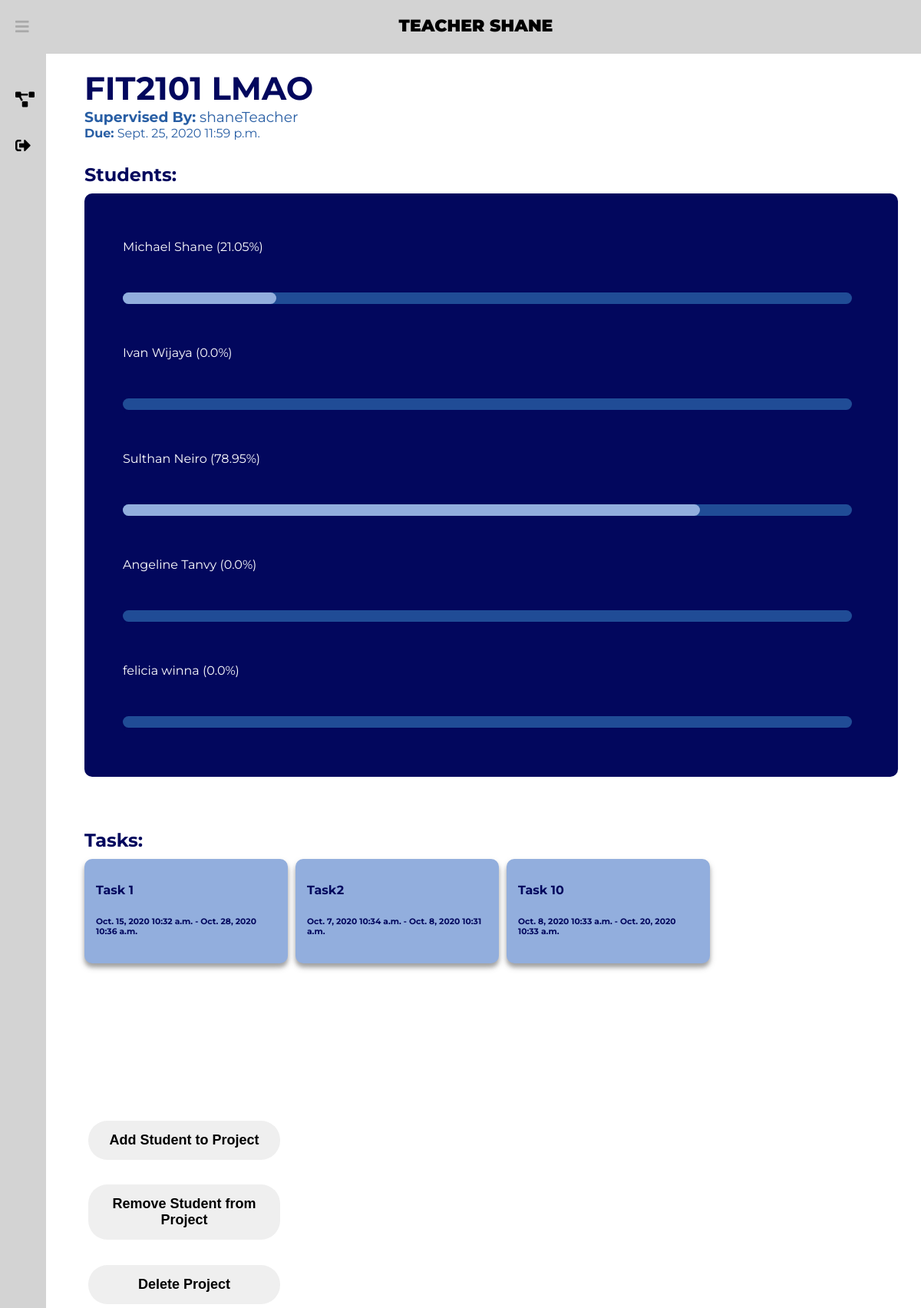
The page /dashboard/project-info/7/ (signed in) on the database its author committed.
### projects/models.py (models this page shows, shortened)
class Project(models.Model):
    title = models.CharField(max_length=100)
    due_date = models.DateField()
    due_time = models.TimeField()
    supervisor = models.ForeignKey(User, default=None, on_delete=models.SET_DEFAULT)
    class Meta:
        constraints = [models.UniqueConstraint(fields=['title', 'supervisor'], name="unique title")]
        verbose_name = "Project"

class Task(models.Model):
    taskname = models.CharField(max_length=50)
    taskdesc = models.TextField(max_length=500)
    sourceproject = models.ForeignKey(Project, default=None, on_delete=models.CASCADE)
    task_done = models.BooleanField(default=False)
    start_date = models.DateField(default=None)
    start_time = models.TimeField(default=None)
    due_date = models.DateField(default=None)
    due_time = models.TimeField(default=None)
    difficulty = models.PositiveIntegerField(default=1)
    class Meta:
        verbose_name = "Task"
    def __str__(self):
        return str(self.taskname)

### projects/views.py (the view)
# urls.py: path('dashboard/project-info/<int:project>/', project_views.project_info, name='project-info'),
@login_required(login_url="/signin")
def project_info(response, project):
    student_names = []
    students = []
    times = []
    prop = []
    project = Project.objects.filter(pk=project)[0]
    projectStudents = ProjectStudents.objects.filter(project=project)
    tasks = Task.objects.filter(sourceproject=project.id)
    if response.user.is_staff:
        AccountType = "Teacher"
    else:
        AccountType = "Student"
    if len(projectStudents) > 0:
        for i in projectStudents:
            student_names.append(i.student.get_full_name())
            students.append(i.student)
    for student in students:
        total_time = 0
        studentTasks = TaskStudents.objects.filter(student=student)
        for studentTask in studentTasks:
            task = studentTask.task
            if task.sourceproject == project:
                total_time += studentTask.time * task.difficulty * 0.2
        times.append(total_time)
    total_time = sum(times)
    for i in range(len(times)):
        if total_time > 0:
            prop.append(round(times[i] / total_time * 100, 2))
        else:
            prop.append(0)
    for i in range(len(student_names)):
        student_names[i] = student_names[i] + " (" + str(prop[i]) + "%)"
    data = zip(student_names, prop)
    arg = {"FirstName": response.user.first_name.capitalize,
           "FullName": response.user.get_full_name,
           "Project": project,
           "Data": data,
           "AccountType": AccountType,
           "Tasks": tasks,
           "checkTeacher": response.user.is_staff
           }
    response.session['project_id'] = project.title
    response.session['project_redirect'] = project.id
    r = close_project(response, project.id)
    if r:
        return redirect('/dashboard')
    return render(response, "ProjectInfo.html", arg)

### projects/views.py (called while the page is built)
@login_required(login_url="/signin")
def close_project(response, project):
    project = Project.objects.filter(pk=project)[0]
    curr = Project.objects.filter(id=project.id)[0]
    retVal = False
    if response.method == 'GET':
        if response.GET.get('yesbtn'):
            curr.delete()
            retVal = True
    return retVal

### projects/templates/ProjectInfo.html (shortened to what this page needs)
<!DOCTYPE html>
<html lang="en">
{% extends 'newbase.html' %}
{% load static %}
{% block content %}
<body>
<link rel="stylesheet" type="text/css" href="{% static 'projectinfo/projectinfo.css' %}">
{% block header %} {{ AccountType }} {{ FirstName }} {% endblock %}
<div class="container">
    <div class="Project">
        <h1 id="projectTitle"><a>{{ Project.title }}</a></h1>
        <h3 id ="projectDesc"><b>Supervised By:</b> {{ Project.supervisor }}</h3>
        <h4 id ="projectDesc"><b>Due:</b> {{ Project.due_date }} {{ Project.due_time }}</h4>
        <h4 id="subtitle">Students:</h4>
        <div class = "studentContribution">
            {% for student, time in Data %}
            <ul>
                <li>{{student}}</li>
                <li id="percentBar"><div class="movingBar" style="width: calc(100% * {{time}} / 105);"></div>|</li>
            </ul>
            {% endfor %}
        </div>
        <br><br>
        <h3 id="subtitle"> Tasks: </h3>
        <div class="grid-container">
        {% for t in Tasks %}
            <a id="box" href="/dashboard/task-info/{{ t.id }}/">
                <div class="grid-item">
                    <h4>{{ t }}</h4>
                    <h6>{{ t.start_date }} {{ t.start_time }} - {{ t.due_date }} {{ t.due_time }}</h6>
                </div>
            </a>
        {% endfor %}
        </div>
    {% if checkTeacher == True %}
        <button onclick="location.href = '/dashboard/assign-students/' + {{ Project.id }} +'/'">
                Add Student to Project
        </button>
        <button onclick="location.href = '/dashboard/remove-students/' + {{ Project.id }} +'/'">
            Remove Student from Project
        </button>
        <button id="deleteProject" style="display: {{ button_display }};">
            Delete Project
        </button>
    {% endif %}
    </div>
</div>
</body>
{% endblock %}

### main/static/newbase/newbase.css (style rules this page uses)
body { margin: 0; padding: 0; font-family: Roboto, sans-serif; }

### projects/static/projectinfo/projectinfo.css (style rules this page uses)
.container { margin-top: 70px; margin-left: 300px; }
body { font-family: 'Montserrat', sans-serif; color: rgba(2, 7, 93, 1); }
#projectTitle { font-weight: bold; font-size: 42px; margin: 0 0 0 0; }
#projectDesc { font-weight: 400; margin: 0 0 0 0; color: rgba(40, 94, 164, 1); }
.studentContribution { background-color: rgba(2, 7, 93, 1); margin: 0 30px 0 0; padding: 10px 10px 10px 10px; border-radius: 10px; }
#subtitle { font-size: 24px; margin: 30px 0px 10px 0px; }
li { color: white; position: relative; margin: 50px 0; list-style: none; }
#percentBar { color: rgba(2, 7, 93, 1); }
#percentBar:before { content:" "; position: absolute; top: calc(100%+10px); left: 0; width: 95%; height: 15px; background-color: rgba(40, 94, 164, 0.8); border-radius: 1000px; }
.movingBar { content: " "; position: absolute; top: 0; left: 0; height: 15px; background-color: rgba(146, 174, 221, 1); border-radius: 1000px; animation-duration: 1s; animation-fill-mode: forwards; animation-name: bar; }
.grid-container { display: grid; max-width: 100%; grid-column-gap: 10px; grid-row-gap: 10px; margin: 0 auto; }
.grid-item { background-color: rgba(146, 174, 221,1); box-shadow: 0 5px 5px 0 rgba(0,0,0,0.24), 0 5px 10px 0 rgba(0,0,0,0.19); padding : 10px 15px 10px 15px; border-radius: 10px; margin: 0 0 200px 0; }
@media (min-width: 600px) { .grid-container { grid-template-columns: repeat(2, 1fr); } }
@media (min-width: 900px) { .grid-container { grid-template-columns: repeat(3, 1fr); } }
@media (min-width: 1200px) { .grid-container { grid-template-columns: repeat(4, 1fr); } }
#box { text-decoration:none; color: rgba(2, 7, 93, 1); }
button { text-align: center; padding: 15px 0px 15px 0px; margin: 5px 5px 5px 5px; width: 250px; font-size: 18px; font-family: Arial; font-weight: bold; border-radius: 25px; cursor: pointer; transition-duration: 0.4s; border: 0px; }

### projects/templates/ProjectInfo.html (style rules this page uses)
.container { margin-top: 70px; margin-left: 300px; }

### rows shown on the page
Project: title "FIT2101 LMAO", supervisor "shaneTeacher", due_date "Sept. 25, 2020", due_time "11:59 p.m."
Task: taskname "Task 1", start_date "Oct. 15, 2020", start_time "10:32 a.m.", due_date "Oct. 28, 2020", due_time "10:36 a.m."
Task: taskname "Task2", start_date "Oct. 7, 2020", start_time "10:34 a.m.", due_date "Oct. 8, 2020", due_time "10:31 a.m."
Task: taskname "Task 10", start_date "Oct. 8, 2020", start_time "10:33 a.m.", due_date "Oct. 20, 2020", due_time "10:33 a.m."

### other values the page prints
{{ AccountType }} "TEACHER"
{{ FirstName }} "SHANE"
{{ student }} "Michael Shane (21.05%)" "Ivan Wijaya (0.0%)" "Sulthan Neiro (78.95%)" "Angeline Tanvy (0.0%)" "felicia winna (0.0%)"
